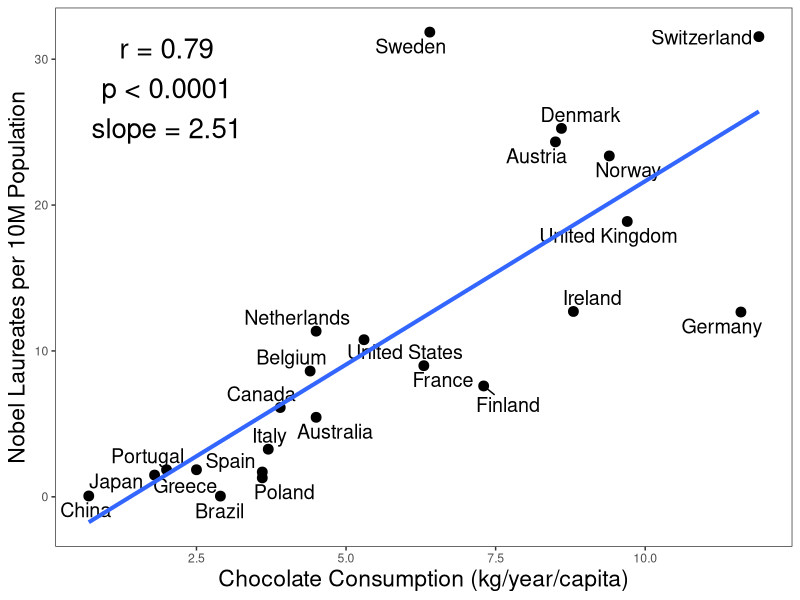
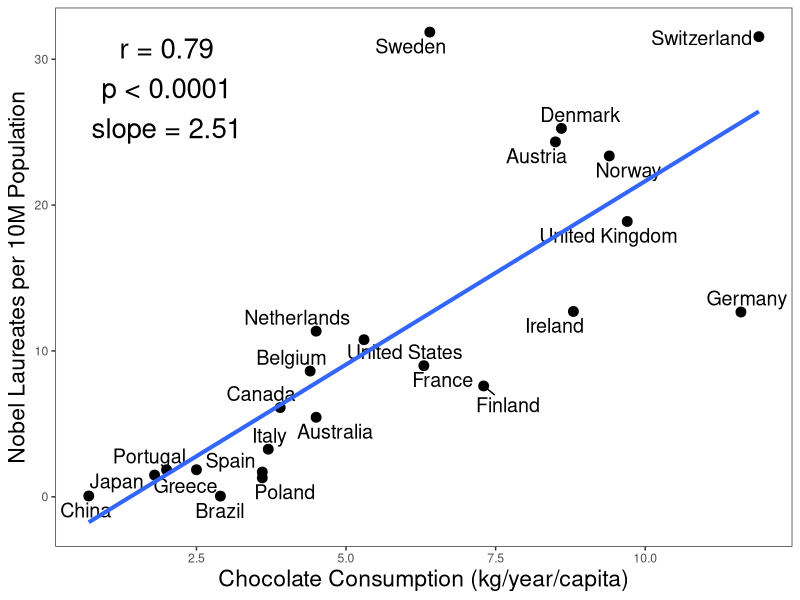
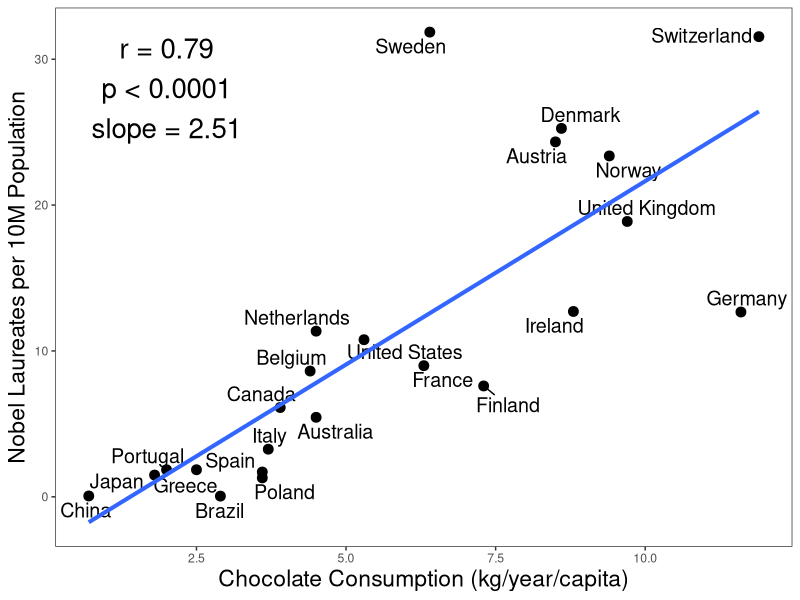

The R script that drew these images, in order:
#' ---
#' title: "06_21: Chocolate consumption and Nobel prizes"
#' author: "Michael Friendly"
#' date: "04 Nov 2021"
#' ---

# import the Nobel data here
Nobel <- read.csv("Nobel.csv")

library(ggplot2)
library(ggrepel)

# extract the model and parameters for annotations
mod <- lm(Nobel ~ Chocolate, data=Nobel)
slope <- coef(mod)[2]
R <- cor(Nobel[,-1])
r <- R[1, 5]

lab <- paste0("r = ", round(r, 2), "\np < 0.0001\nslope = ", round(as.numeric(slope), 2))


set.seed(12345)
ggplot(data=Nobel, aes(x=Chocolate, y=Nobel, label=Country)) +
	geom_point(size=3) +
	geom_text_repel(size=5) +
	labs(x="Chocolate Consumption (kg/year/capita)",
			 y="Nobel Laureates per 10M Population") +
	annotate("text", x=2, y=28, 
					label=lab, size=7) +
	geom_smooth(method="lm", formula="y~x", se=FALSE, size=1.4) +
	theme_bw() +
	theme(axis.title = element_text(size = rel(1.5)),
				panel.grid = element_blank())

ggsave(filename = "06_21-nobel-chocolate.png", w=8.5, h=7)
ggsave(filename = "06_21-nobel-chocolate.svg", w=8.5, h=7)
